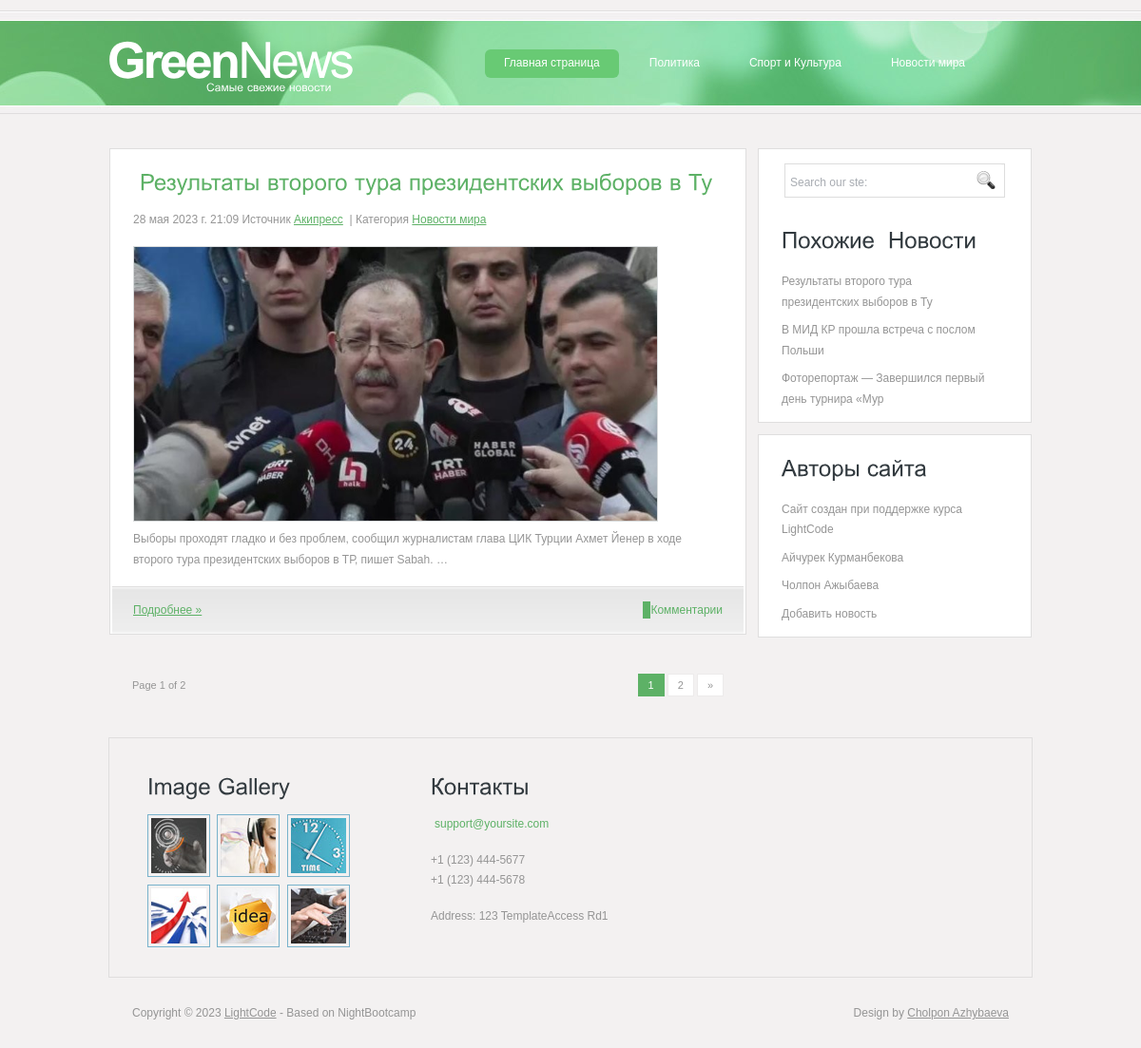
Page /category/4 on the committed database.
### app/models.py (models this page shows, shortened)
class Category(models.Model):
    title = models.CharField(max_length=123)
    def __str__(self):
        return self.title
    class Meta:
        verbose_name = 'Категория'
        verbose_name_plural = 'Категории'

class News(models.Model):
    title = models.CharField(max_length=50)
    owner = models.CharField(max_length=20)
    description = models.TextField()
    image = models.ImageField(upload_to='news/%Y/%m/%d/')
    created_date = models.DateTimeField(auto_now_add=True)
    category = models.ForeignKey('Category', on_delete=models.CASCADE, related_name='news')
    class Meta:
        verbose_name = 'Новость'
        verbose_name_plural = 'Новости'
        ordering = ['-created_date']

### app/views.py (the view)
# urls.py: path('category/<int:id>', category_news),
def category_news(request, id):
    category = Category.objects.get(id=id)
    news = News.objects.filter(category=category)
    related_news = News.objects.all().order_by('?')[:3]
    categories = Category.objects.all()
    return render(request, 'index.html', {'news': news, 'categories': categories, 'category': category, 'related_news':related_news})

### app/templates/index.html (shortened to what this page needs)
{% extends 'base.html' %}
{% load static %}
{% block content %}
  <div class="content">
    <div class="content_resize">
      <div class="mainbar">
        {% for i in news %}
        <div class="article">
          <h2> <a href="/news/{{ i.id }}"><span> {{ i.title }}</span> </a>  </h2>
          <p><span class="date">{{ i.created_date }}</span> Источник <a href="https://akipress.org/">{{ i.owner }}</a> &nbsp;| Категория <a href="#"> {{ i.category }}</a> </p>
          <img src="{{ i.image.url }}" width="550"  alt="" />
          <p> {{ i.description|truncatechars:150 }}</p>
          <p class="spec"><a href="/news/{{ i.id }}" class="rm">Подробнее &raquo;</a> <a href="/news/{{ i.id }}" class="com"><span></span> Комментарии </a></p>
        </div>
        {% endfor %}
        <p class="pages"><small>Page 1 of 2 &nbsp;&nbsp;&nbsp;</small> <span>1</span> <a href="#">2</a> <a href="#">&raquo;</a></p>
      </div>
  {% endblock %}

### app/templates/base.html (shortened to what this page needs)
{% load static %}
<!DOCTYPE html PUBLIC "-//W3C//DTD XHTML 1.0 Transitional//EN" "http://www.w3.org/TR/xhtml1/DTD/xhtml1-transitional.dtd">
<html xmlns="http://www.w3.org/1999/xhtml">
<head>
<link href="{% static 'style.css' %}" rel="stylesheet" type="text/css" />
</head>
<body>
<div class="main">
  <div class="header">
    <div class="header_resize">
      <div class="menu_nav">
        <ul>
          <li class="active"><a href="/">Главная страница</a></li>
          {%  for i in categories %}
            <li><a href="/category/{{ i.id }}">{{ i.title }}</a></li>
          {% endfor %}
        </ul>
      </div>
      <div class="logo">
        <h1><a href="/">Green<span>News</span></a> <small>Самые свежие новости</small></h1>
      </div>
    </div>
  </div>
{% block content %}
{% endblock %}
<div class="sidebar">
        <div class="searchform">
          <form id="formsearch" name="formsearch" method="post" action="#">
            <span>
            <input name="editbox_search" class="editbox_search" id="editbox_search" maxlength="80" value="Search our ste:" type="text" />
            </span>
            <input name="button_search" src="{% static 'images/search_btn.gif' %}" class="button_search" type="image" />
          </form>
        </div>
         <div class="gadget">
          <h2 class="star"><span>Похожие </span> Новости</h2>
             {% for news1 in related_news %}
          <ul class="sb_menu">
            <li><a href="/news/{{ news1.id }}">{{ news1.title }}</a></li>
          </ul>
             {% endfor %}
        </div>
    <div class="gadget">
          <h2 class="star"><span>Авторы сайта</span></h2>
          <ul class="ex_menu">
            <li> Сайт создан при поддержке курса <a href="https://www.instagram.com/lightcode.kg/"> LightCode</a><br />
              </li>
              <li><a href="https://www.hrw.org/about/people/aichurek-kurmanbekova">Айчурек Курманбекова</a><br />
              </li>
              <li><a href="https://www.instagram.com/cholpon_azhybaeva/">Чолпон Ажыбаева</a><br />
              </li>
          <li><a href="/contact">Добавить новость</a><br />
              </li>
          </ul>
        </div>
      </div>
    </div>
  </div>
  <div class="fbg">
    <div class="fbg_resize">
      <div class="col c1">
        <h2><span>Image Gallery</span></h2>
        <a href="#"><img src="{% static 'images/pix1.jpg' %}" width="58" height="58" alt="" /></a>
        <a href="#"><img src="{% static 'images/pix2.jpg' %}" width="58" height="58" alt="" /></a>
        <a href="#"><img src="{% static 'images/pix3.jpg' %}" width="58" height="58" alt="" /></a>
        <a href="#"><img src="{% static 'images/pix4.jpg' %}" width="58" height="58" alt="" /></a>
        <a href="#"><img src="{% static 'images/pix5.jpg' %}" width="58" height="58" alt="" /></a>
        <a href="#"><img src="{% static 'images/pix6.jpg' %}" width="58" height="58" alt="" /></a> </div>
      <div class="col c3">
        <h2><span>Контакты</span></h2>
        <p><a href="#">support@yoursite.com</a></p>
        <p>+1 (123) 444-5677<br />
          +1 (123) 444-5678</p>
        <p>Address: 123 TemplateAccess Rd1</p>
      </div>
    </div>
  </div>
   <div class="footer">
    <div class="footer_resize">
      <p class="lf">Copyright &copy; 2023 <a href="https://www.instagram.com/lightcode.kg/">LightCode</a> - Based on NightBootcamp</p>
      <p class="rf">Design by <a href="https://www.instagram.com/cholpon_azhybaeva///">Cholpon Azhybaeva</a></p>
    </div>
  </div>
</div>
</body>
</html>

### static/style.css (style rules this page uses)
body { margin:0; padding:0; width:100%; color:#959595; font:normal 12px/1.8em Arial, Helvetica, sans-serif; }
html, .main { padding:0; margin:0; }
.main { background:#f3f1f1 url(images/header_bg.jpg) repeat-x center 11px; }
.logo { padding:0; float:left; width:auto; }
h1 { margin:0; padding:40px 0; float:left; color:#fff; font:bold 52px/1.2em Arial, Helvetica, sans-serif; letter-spacing:-3px; }
h1 span { font-weight:normal; }
h1 a, h1 a:hover { color:#fff; text-decoration:none; }
h1 small { display:block; margin-top:-6px; padding:0 6px 2px 104px; font:normal 12px/1.2em Arial, Helvetica, sans-serif; letter-spacing:normal; }
h2 { font:normal 24px/1.5em Arial, Helvetica, sans-serif; padding:16px 0 8px; margin:0 0 8px; color:#323a3f; }
p { margin:8px 0; padding:0 0 8px 0; font:normal 12px/1.8em Arial, Helvetica, sans-serif; }
p.spec { margin:0 -22px; padding:14px 22px; text-align:left; border-top:1px solid #dfdede; background:url(images/spec_bg.gif) repeat-x center top; }
a { color:#5db166; text-decoration:underline; }
a.com { margin:0; padding:0; text-decoration:none; float:right; }
a.com span { padding:2px 4px; color:#fff; background-color:#5db166; }
.header, .content, .menu_nav, .fbg, .footer, form, ol, ol li, ul, .content .mainbar, .content .sidebar { margin:0; padding:0; }
.header_resize { margin:0 auto; padding:0; width:974px; }
.menu_nav { margin:0; padding:52px 40px 0 0; float:right; height:29px; }
.menu_nav ul { list-style:none; height:29px; }
.menu_nav ul li { margin:0 12px 0 0; padding:0; float:left; }
.menu_nav ul li a { display:block; margin:0; padding:4px 20px; color:#fff; text-decoration:none; font-size:12px; }
.menu_nav ul li.active a, .menu_nav ul li a:hover { background-color:#68ca74; }
.content_resize { margin:0 auto; padding:16px 0 24px; width:970px; }
.content .mainbar { margin:0; padding:0; float:left; width:670px; }
.content .mainbar img { border:1px solid #d8dbdc; }
.content .mainbar .article { margin:0 0 12px; padding:8px 24px 0; }
.content .sidebar { padding:0; float:right; width:288px; }
.content .sidebar .gadget { margin:0 0 12px; padding:8px 16px 8px 24px; }
ul.sb_menu, ul.ex_menu { margin:0; padding:0; list-style:none; color:#959595; }
ul.sb_menu li, ul.ex_menu li { margin:0; }
ul.sb_menu li { padding:4px 0; width:220px; }
ul.ex_menu li { padding:4px 0; }
ul.sb_menu li a, ul.ex_menu li a { color:#959595; text-decoration:none; margin-left:-12px; padding-left:12px; }
.content p.pages { padding:32px 24px 12px; font-size:11px; color:#959595; text-align:right; }
.content p.pages span, .content p.pages a:hover { padding:5px 10px; color:#fff; background-color:#5db166; border:1px solid #5db166; }
.content p.pages a { padding:5px 10px; color:#959595; background-color:#fff; border:1px solid #edebeb; text-decoration:none; }
.content p.pages small { font-size:11px; float:left; }
.content .mainbar .article, .content .sidebar .gadget, .fbg_resize { background-color:#fff; border:1px solid #dfdede; }
.fbg { background:repeat center center; }
.fbg_resize { margin:0 auto; width:890px; padding:24px 40px; background:repeat-x center top; }
.fbg .c2 a, .fbg .c3 a { margin:0; padding:2px 4px; color:#5db166; text-decoration:none; }
.fbg img { margin:0 4px 0 0; padding:3px; border:1px solid #78b2cb; }
.fbg .col { margin:0; float:left; }
.fbg .c1 { padding:0 16px 0 0; width:266px; }
.fbg .c3 { padding:0 0 0 16px; width:260px; }
.footer_resize { margin:0 auto; padding:26px; width:922px; }
.footer p { margin:0; padding:4px 0; line-height:normal; }
.footer a { color:#959595; padding:inherit; text-decoration:underline; }
.footer .lf { float:left; }
.footer .rf { float:right; }
.searchform { float:right; }
#formsearch { margin:0; height:36px; padding:10px 28px 40px 0; }
#formsearch span { display:block; margin:6px 0; padding:0; float:left; background:#fff url(images/search.gif) no-repeat top left; }
#formsearch input.editbox_search { margin:0; padding:11px 6px 10px; float:left; width:181px; border:none; background:none; font:normal 12px/1.5em Arial, Helvetica, sans-serif; color:#a8acb2; }
#formsearch input.button_search { margin:6px 0 0 0; padding:0; border:none; float:left; }

### rows in the picture
Category: title "Политика"
Category: title "Спорт и Культура"
Category: title "Новости мира"
News: created_date "28 мая 2023 г. 21:09", owner "Акипресс", category "Новости мира", image (picture), description "Выборы проходят гладко и без проблем, сообщил журналистам глава ЦИК Турции Ахмет Йенер в ходе второго тура президентских выборов в ТР, пишет Sabah. …", title "Результаты второго тура президентских выборов в Ту"
News: title "В МИД КР прошла встреча с послом Польши"
News: title "Фоторепортаж — Завершился первый день турнира «Мур"
